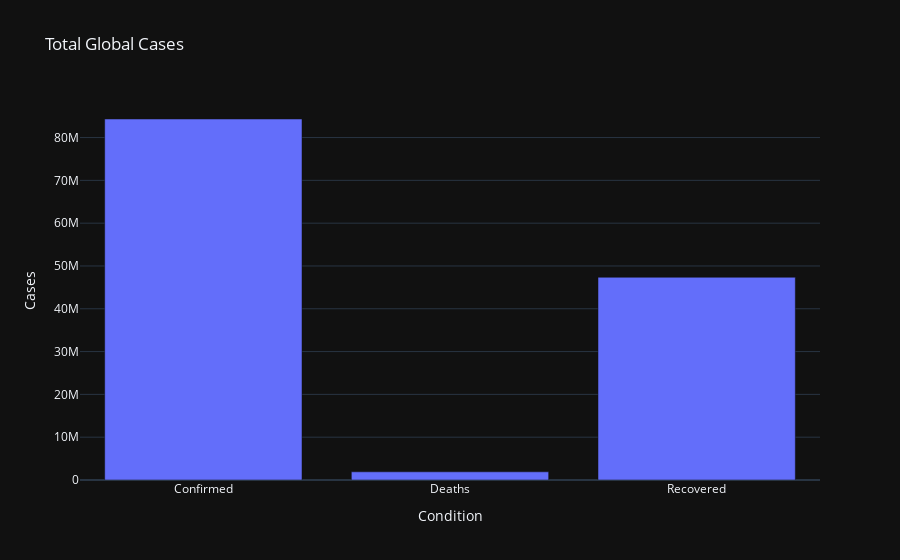

Notebook code cell kept with this figure:
### Code cell
import plotly.express as px
from data import totals_df

totals_df

fig = px.bar(totals_df, x="condition", y="count", template="plotly_dark", title="Total Global Cases",
            hover_data={
                "count": ":,"                
            },
            )

fig.update_layout(
    xaxis=dict(title="Condition"),
    yaxis=dict(title="Cases")
)
fig.show()

### Figure 1 — Plotly figure (JSON) as saved in the notebook; plotly's stock layout.template omitted (floating-point values rounded to 4 significant figures)
{"data": [{"alignmentgroup": "True", "hovertemplate": "condition=%{x}<br>count=%{y:,}<extra></extra>", "legendgroup": "", "marker": {"color": "#636efa", "pattern": {"shape": ""}}, "name": "", "offsetgroup": "", "orientation": "v", "showlegend": false, "textposition": "auto", "type": "bar", "x": ["Confirmed", "Deaths", "Recovered"], "xaxis": "x", "y": [84335814, 1911317, 47359111], "yaxis": "y"}], "layout": {"barmode": "relative", "legend": {"tracegroupgap": 0}, "title": {"text": "Total Global Cases"}, "xaxis": {"anchor": "y", "domain": [0, 1], "title": {"text": "Condition"}}, "yaxis": {"anchor": "x", "domain": [0, 1], "title": {"text": "Cases"}}}}
